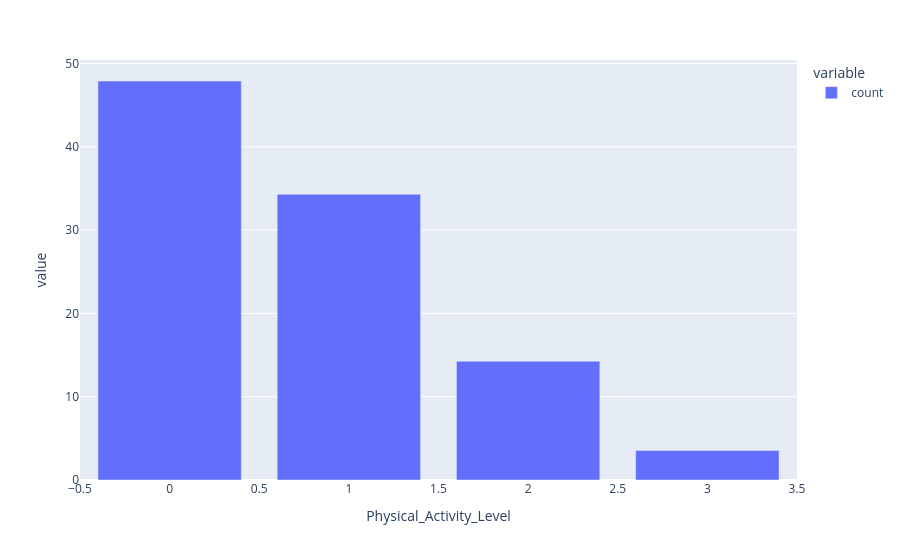

Source (notebook cell):
### Code cell
px.bar(df_obesity.value_counts("Physical_Activity_Level") / len(df_obesity) * 100)

### Figure 1 — Plotly figure (JSON) as saved in the notebook; plotly's stock layout.template omitted (floating-point values rounded to 4 significant figures)
{"data": [{"hovertemplate": "variable=count<br>Physical_Activity_Level=%{x}<br>value=%{y}<extra></extra>", "legendgroup": "count", "marker": {"color": "#636efa", "pattern": {"shape": ""}}, "name": "count", "orientation": "v", "showlegend": true, "textposition": "auto", "type": "bar", "x": [0, 1, 2, 3], "xaxis": "x", "y": [47.89, 34.3, 14.26, 3.553], "yaxis": "y"}], "layout": {"barmode": "relative", "legend": {"title": {"text": "variable"}, "tracegroupgap": 0}, "margin": {"t": 60}, "xaxis": {"anchor": "y", "domain": [0, 1], "title": {"text": "Physical_Activity_Level"}}, "yaxis": {"anchor": "x", "domain": [0, 1], "title": {"text": "value"}}}}
